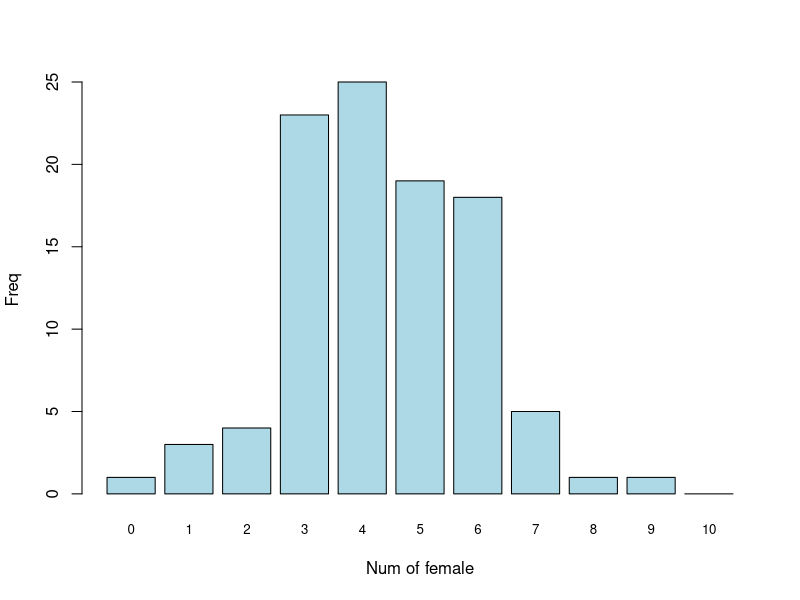
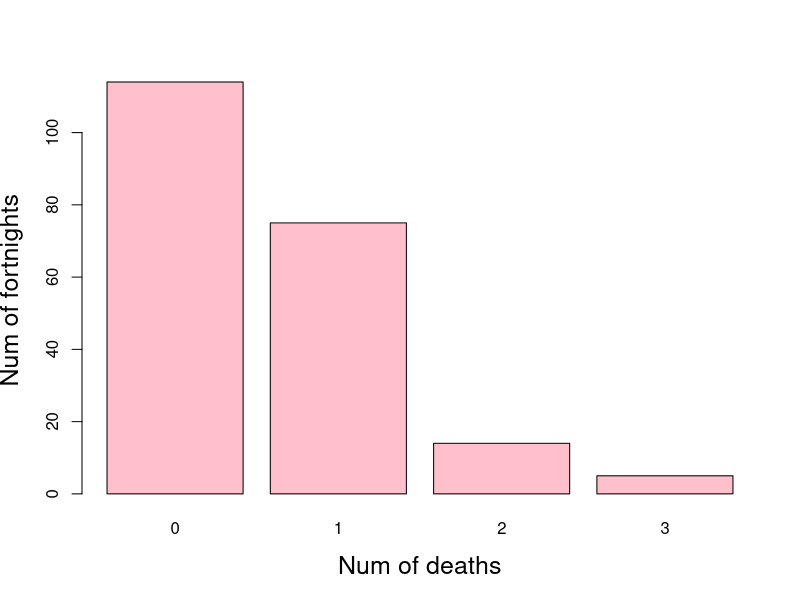

Reproduce these figures in R, in order.
## ---- chunk 1
library(vcd)
library(vcdExtra)

ds <- datasets(package = c("vcd", "vcdExtra"))
str(ds)
View(ds)
View(CyclingDeaths)
## ---- chunk 2
data(WomenQueue, package="vcd")
View(WomenQueue)


barplot(WomenQueue, xlab = 'Num of female', ylab = 'Freq', col = 'lightblue',  cex.names = 0.8)
df <- as.data.frame(WomenQueue)
df


dbinom(6, 10, 0.5)
# probability of exactly 6 women in a queue is 20.5%


## ---- chunk 3
pbinom(5,10,0.5,lower.tail=TRUE)
#the probability of less than 6 women in a queue is 62.3%
## ---- chunk 4
pbinom(6,10,0.5,lower.tail=TRUE)

# the probability of 6 or less women in a queue is 82.8%
## ---- chunk 5
pbinom(5,10,0.5,lower.tail=FALSE)
#another way
1- pbinom(5,10,0.5,lower.tail=TRUE) 
#the probability of 6 or more women in a queue is 37.7%
## ---- chunk 6
pbinom(6,10,0.5,lower.tail=FALSE)
#the probability of more than 6 women in a queue is 17.2%.
## ---- chunk 7

#code from p. 71 that creates the frequency distribution & Barplot
data("CyclingDeaths", package="vcdExtra")
CyclingDeaths.tab <- table(CyclingDeaths$deaths)
CyclingDeaths.tab

View(CyclingDeaths)

barplot(CyclingDeaths.tab,
        xlab = "Num of deaths", ylab = "Num of fortnights",
        col = "pink", cex.lab = 1.5)

#check Poisson distribution

with(CyclingDeaths, c(mean = mean(deaths),
                      var = var(deaths),
                      ratio = mean(deaths)/var(deaths)))
## ---- chunk 8
#creating two columns, k(events) and Prob (probability of events)

k <- 0:7  #creating the number of events
mean.deaths <- mean(CyclingDeaths$deaths) #get mean 

Pk <- dpois(k, mean.deaths) #first agrument is value of k,second argument is lambda 
cbind(k,Prob=round(Pk,7))   
## ---- chunk 9
1- ppois(3, mean.deaths, lower.tail=TRUE)
# the probability of more than 4 cycling deaths is 0.28%.
## ---- chunk 10
dpois(2, mean.deaths)
#the probability of exactly 2 cycling deaths is 9.12%.
## ---- chunk 11
ppois(4, mean.deaths, lower.tail=TRUE)
#the probability of 4 or less cycling deaths is 0.9996938%.
## ---- chunk 12
ppois(3, mean.deaths, lower.tail=TRUE)

#the probabily of less than 4 cycling deaths is 99.72%.
